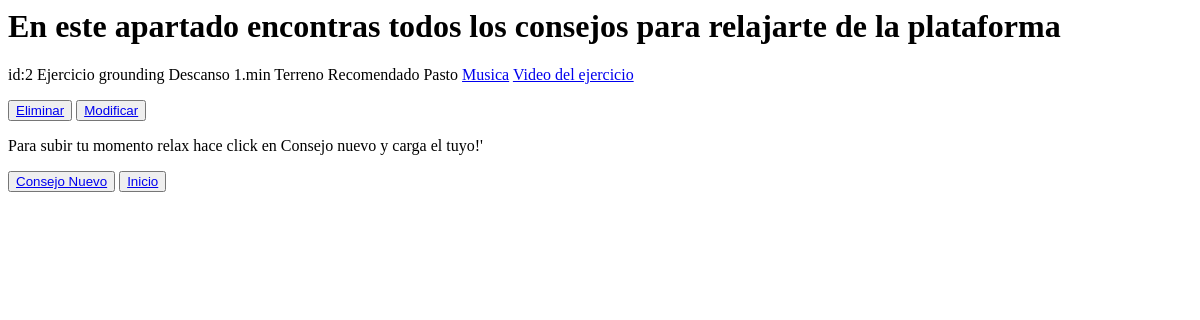
The page /mostrar_relax/ on the database as committed earlier.
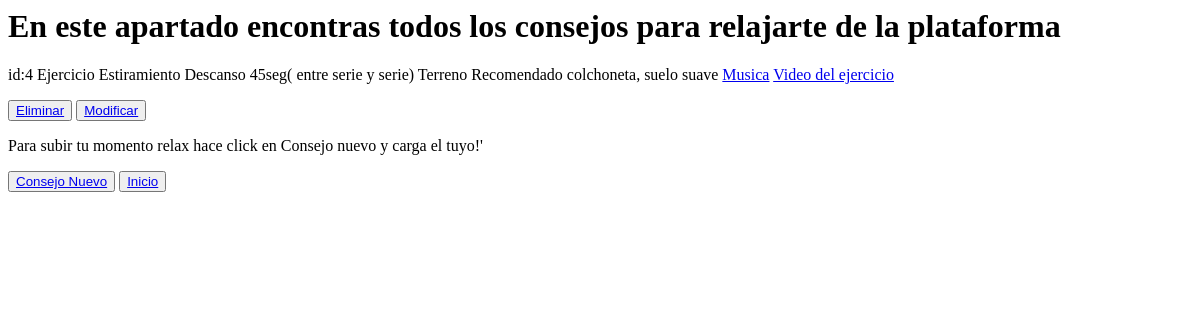
The same page on the database as committed later.
### Blog1App/models.py (models this page shows)
class Antistress(models.Model):
    Ejercicio = models.CharField(max_length=40)
    Descanso = models.CharField(max_length=40)
    Terreno_Recomendado= models.CharField(max_length=200, null=True)
    Link_Musica = models.CharField(max_length=200, null=True)
    Link_Video = models.CharField(max_length=200, null=True)

### Blog1App/views.py (the view)
# urls.py: path('mostrar_relax/',views.mostrar_relax, name='Mostrar Relax'),
def mostrar_relax(request):
    relajate= Antistress.objects.all()
    context = {'relajate':relajate}
    return render(request,'mostrar_relax.html', context=context )

### Blog1App/templates/mostrar_relax.html
<strong><h1>En este apartado encontras todos los consejos para relajarte de la plataforma</h1></strong>
{%for Antistress in relajate %}
<p> id:{{Antistress.id}}
    Ejercicio {{Antistress.Ejercicio}}
    Descanso {{Antistress.Descanso}}
    Terreno Recomendado {{Antistress.Terreno_Recomendado}}
    <a href={{Antistress.Link_Musica}} >Musica</a>
    <a href={{Antistress.Link_Video}} >Video del ejercicio</a>
</p>
    <button>
        <a href="{% url 'Eliminar Relax' Antistress.id %}">Eliminar</a>
    </button>
    <button>
        <a href="{% url 'Modificar Relax' Antistress.id %}">Modificar</a>
    </button>
{% endfor %}
<p>Para subir tu momento relax hace click en  Consejo nuevo y carga el tuyo!'</p>
<button><a href= "http://127.0.0.1:8000/consejo_antistress/">Consejo Nuevo</a></button>
<button>
    <a href="http://127.0.0.1:8000/">Inicio</a>
</button>

Rows that differ between the two databases and show on the page:
removed Antistress: id "2", Ejercicio "grounding", Descanso "1.min", Terreno_Recomendado "Pasto"
added Antistress: id "4", Ejercicio "Estiramiento", Descanso "45seg( entre serie y serie)", Terreno_Recomendado "colchoneta, suelo suave"
